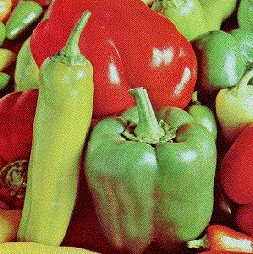
#> input picture images/fruit_color.jpg, 253 x 254 px
$ python EM.py
#> lines starting #> are read from the running program, lines starting #| are printed output that depends on the picture
import sys
import numpy as np
import matplotlib.pyplot as plt
import cv2

from sklearn.cluster import KMeans
from sklearn import preprocessing as pre


CONVERGENCE_THRESHOLD = 100


def EM(X, W, H, center, scale):
    plt_num = 1

    estimators = {'Cluster_50': KMeans(n_clusters=50),
                  'Cluster_6': KMeans(n_clusters=6),
                  'Cluster_7': KMeans(n_clusters=7)}

    for name, est in estimators.items():
        print(name)
        J = int(name[8:])
        NUM_PIXELS = X.shape[0]

        # perform k means
        est.fit(X)
        segments_id = est.labels_

        # get initial cluster centers/ means from k-means
        means = est.cluster_centers_

        # get initial pi from k-means
        pi = np.array([np.sum(segments_id == i) for i in range(J)])
        pi = pi / float(NUM_PIXELS)

        print(0 not in pi)

        ### EM ###
        prev_Q = sys.maxsize
        list_of_q = []

        while True:
            # E-Step
            ll = np.zeros((NUM_PIXELS, J))
            for j in range(J):
                ll[:, j] = -0.5 * np.sum((X - means[j,]) ** 2, 1)

            # compute w_ij
            w = np.exp(ll) @ np.diag(pi)
            w = (w.T / np.sum(w, 1)).T

            # compute Q without constant K
            Q = np.sum(ll * w)
            list_of_q.append(Q)

            # check for convergence
            if abs(Q - prev_Q) <= CONVERGENCE_THRESHOLD:
                break
            else:
                prev_Q = Q

            # M-Step
            # update means
            for j in range(J):
                means[j,] = np.sum((X.T * w[:, j]).T, 0) / np.sum(w[:, j])

            pi = np.sum(w, 0) / NUM_PIXELS

        # plot
        plt.figure(plt_num)
        plt.plot(list_of_q)
        plt.xlabel("Number of Iterations")
        plt.ylabel("Q at E-step")
        plt.show()
        plt_num += 1

        # display segmented image
        segmented_img_rgb = np.zeros((H, W, 3), dtype=np.uint8)
        for i in range(H):
            for j in range(W):
                idx = (i - 1) * W + j
                pixel = X[idx,]
                pixel_segment_id = np.argmax(w[idx,])
                segmented_img_rgb[i, j,] = means[pixel_segment_id,] * scale + center

        plt.figure(plt_num)
        plt.imshow(segmented_img_rgb)
        plt.show()
        plt_num += 1


img = cv2.imread('images/fruit_color.jpg')
#> img is the input picture: shape (254, 253, 3); mean B, G, R 65.4, 113.6, 145.6
(H, W, N) = img.shape
#> H = 254; W = 253; N = 3
data = img.reshape((H * W, N))
data_centers = np.mean(data, 0)
#> data_centers = [65.44, 113.6, 145.6]
data_scale = np.std(data, 0)
#> data_scale = [44.59, 73.96, 48.39]
data = pre.scale(data)

EM(data, W, H, data_centers, data_scale)
#> the loop in EM, `for name, est in estimators.items():` made 3 passes
#> pass 1, in EM, `plt.show()`:
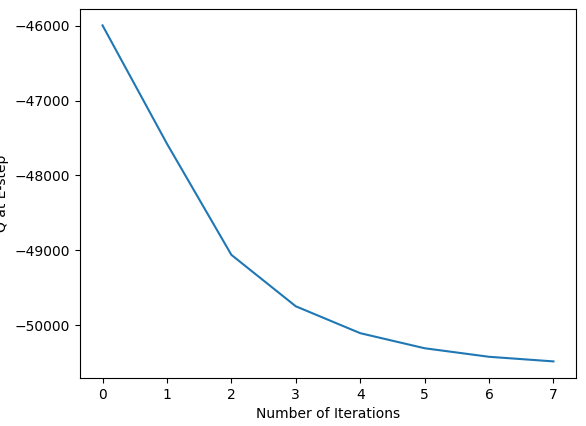
#> figure drawn by matplotlib, 1 panel
#> pass 1, in EM, `plt.show()`:
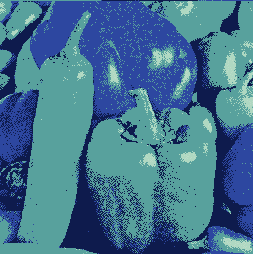
#> shown: shape (254, 253, 3); mean R, G, B 65.8, 114.5, 143.2
#> pass 2, in EM, `plt.show()`:
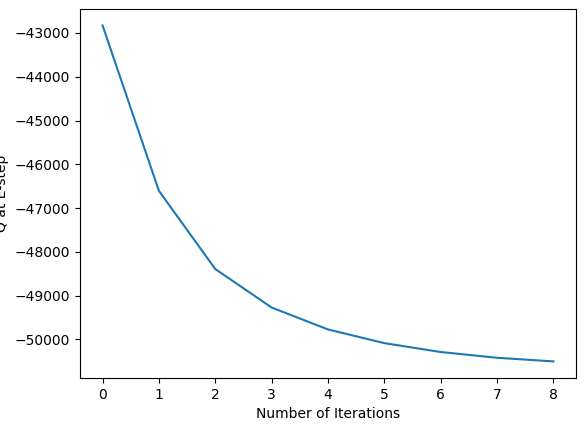
#> figure drawn by matplotlib, 1 panel
#> pass 2, in EM, `plt.show()`:
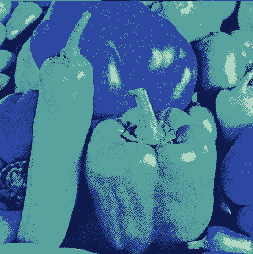
#> shown: shape (254, 253, 3); mean R, G, B 66, 115.3, 147.1
#> after the loop in EM, `for name, est in estimators.items():`:
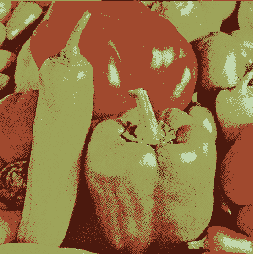
#> segmented_img_rgb: shape (254, 253, 3); mean of channels 0, 1, 2 65.7, 113, 146.9; drawn as B, G, R
#> after the loop in EM, `for name, est in estimators.items():`: plt_num = 7
